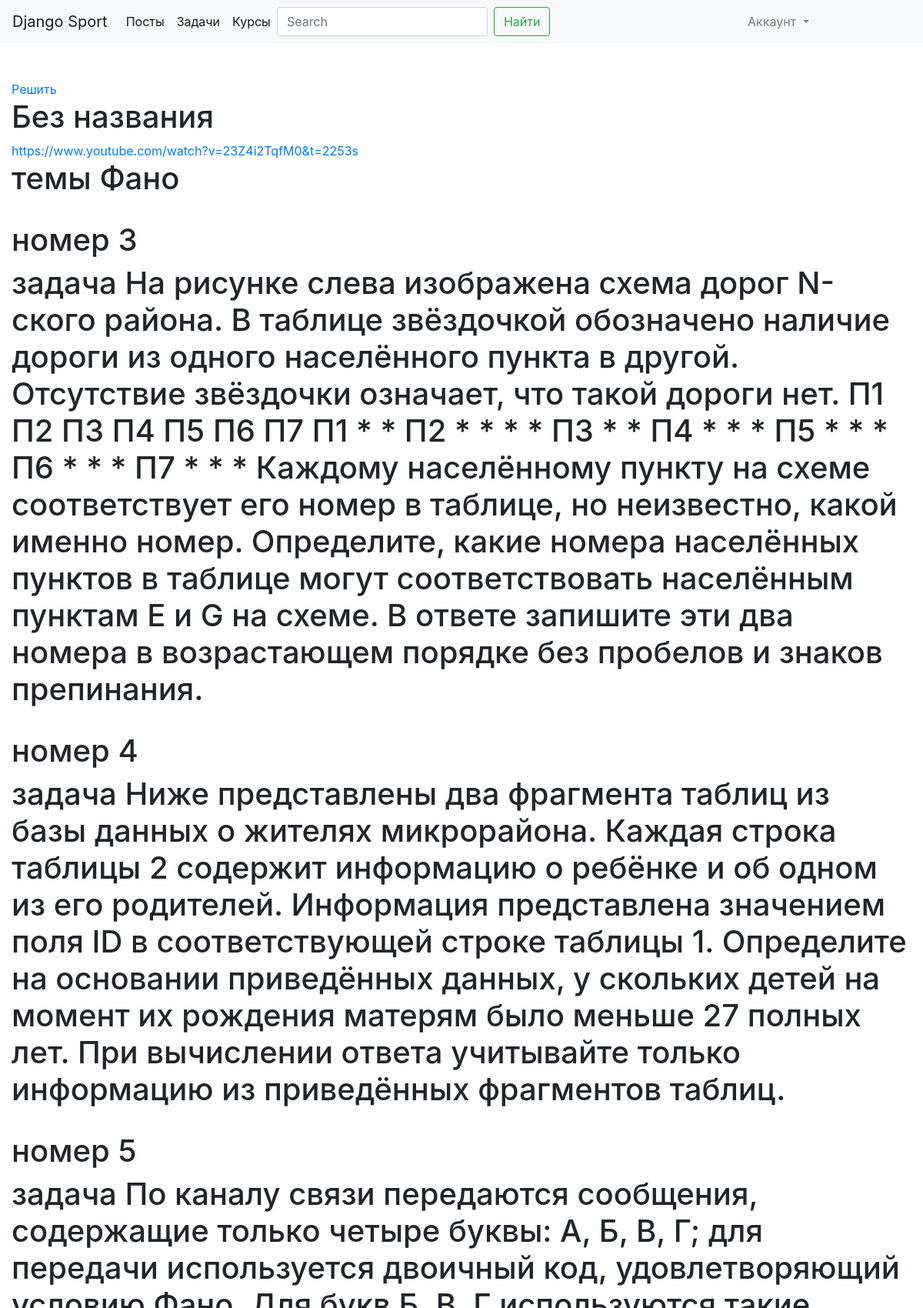
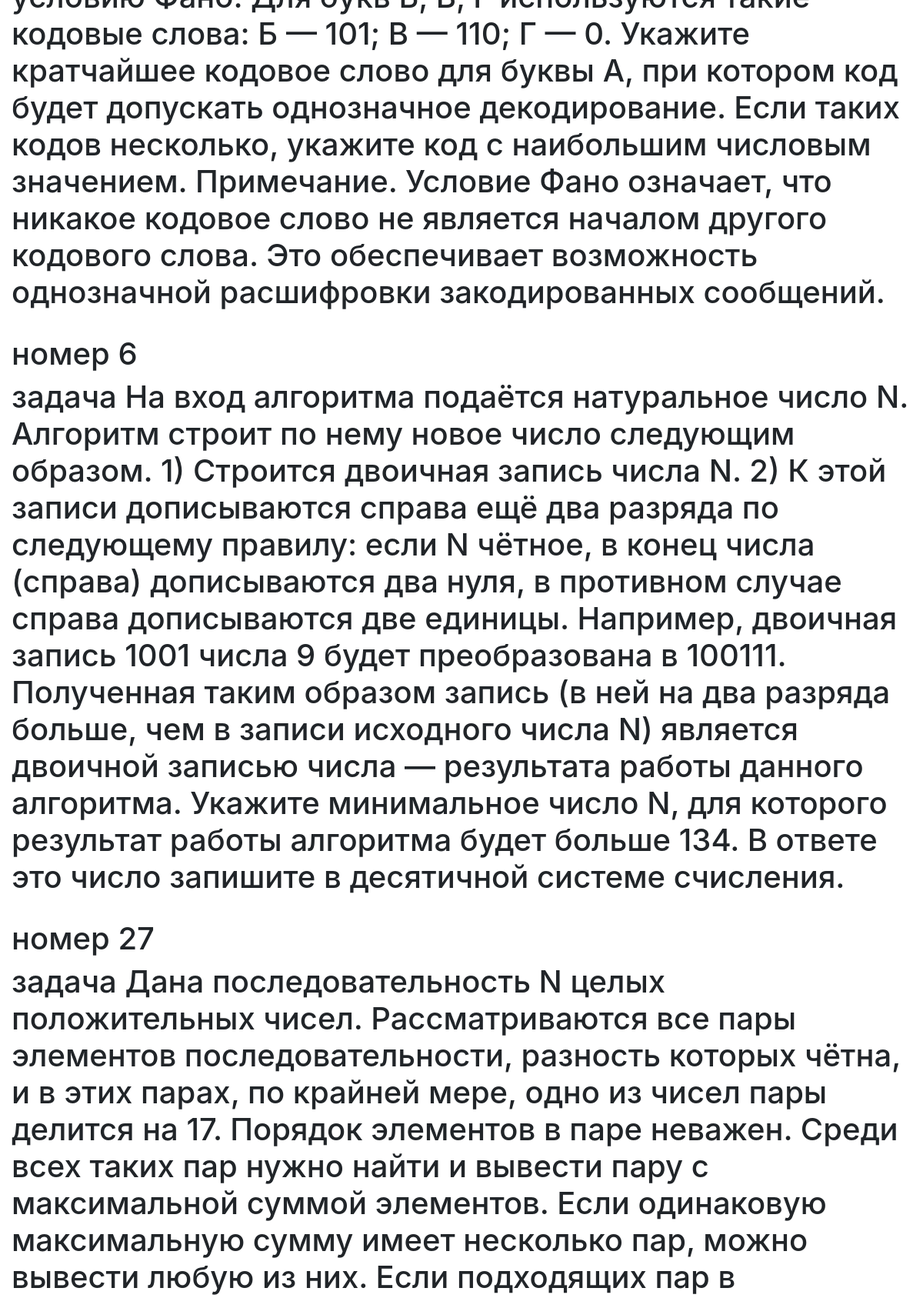
The app's page /lesson/2/ (upper part) with its own data (2 pictures, top to bottom).
### lesson/models.py (models this page shows)
class Lesson(models.Model):
    posts = models.ManyToManyField(Post, null=True)
    video = models.URLField()
    task = models.ManyToManyField(Task1, null=True)
    thema = models.ManyToManyField(Thema,null=True)
    name = models.TextField(default="Без названия")
    user = models.ManyToManyField(User, null=True)

### task/models.py (models this page shows)
class Thema(models.Model):
    class Complexity(models.TextChoices):
        LIGHT = "LIGHT"
        MIDDLE = "MIDDLE"
        HARD = "HARD"
    name = models.TextField()
    complexity = models.CharField(choices=Complexity.choices,default=Complexity.MIDDLE,max_length=255)

class Task1(models.Model):
    class Part(models.TextChoices):
        FIRST = 1
        SECOND = 2
    answer = models.TextField()
    number = models.IntegerField()
    text = models.TextField()
    part = models.CharField(choices=Part.choices,default=Part.FIRST,max_length=255)
    thema = models.ForeignKey(Thema, on_delete=models.SET_NULL, null=True,default=None)

### lesson/views.py (the view)
# urls.py: path('lesson/<int:pk>/', views.LessonDetailView.as_view(), name='lesson_detail'),
class LessonDetailView(DetailView):
    model = Lesson

### templates/lesson/lesson_detail.html (shortened to what this page needs)
{% extends "base.html" %}
{% block content %}
<a href="{% url 'lesson_test' object.id %}">Решить</a>
<h1>{{ object.name }}</h1>
<a href="{{ object.video }}">{{ object.video }}</a>
{% for them in object.thema.all %}
            <br>
            <h1> темы {{ them.name }}</h1>
{% endfor %}
{% for task1 in object.task.all %}
            <br>
            <h1> номер {{ task1.number }}</h1>
                <h1> задача {{ task1.text }}</h1>
{% endfor %}
{% endblock %}

### records on screen
Lesson: name "Без названия", video "https://www.youtube.com/watch?v=23Z4i2TqfM0&t=2253s"
Thema: name "Фано"
Task1: number "3", text "На рисунке слева изображена схема дорог N-ского района. В таблице звёздочкой обозначено наличие дороги из одного населённого пункта в другой. Отсутствие звёздочки означает, что такой дороги нет. П1 П2 П3 П4 П5 П6 П7 П1 * * П2 * * * * П3 * * П4 * * * П5 * * * П6 * * * П7 * * * Каждому населённому пункту на схеме соответствует его номер в таблице, но неизвестно, какой именно номер. Определите, какие номера населённых пунктов в таблице могут соответствовать населённым пунктам E и G на схеме. В ответе запишите эти два номера в возрастающем порядке без пробелов и знаков препинания."
Task1: number "4", text "Ниже представлены два фрагмента таблиц из базы данных о жителях микрорайона. Каждая строка таблицы 2 содержит информацию о ребёнке и об одном из его родителей. Информация представлена значением поля ID в соответствующей строке таблицы 1. Определите на основании приведённых данных, у скольких детей на момент их рождения матерям было меньше 27 полных лет. При вычислении ответа учитывайте только информацию из приведённых фрагментов таблиц."
Task1: number "5", text "По каналу связи передаются сообщения, содержащие только четыре буквы: А, Б, В, Г; для передачи используется двоичный код, удовлетворяющий условию Фано. Для букв Б, В, Г используются такие кодовые слова: Б — 101; В — 110; Г — 0. Укажите кратчайшее кодовое слово для буквы А, при котором код будет допускать однозначное декодирование. Если таких кодов несколько, укажите код с наибольшим числовым значением. Примечание. Условие Фано означает, что никакое кодовое слово не является началом другого кодового слова. Это обеспечивает возможность однозначной расшифровки закодированных сообщений."
Task1: number "6", text "На вход алгоритма подаётся натуральное число N. Алгоритм строит по нему новое число следующим образом. 1) Строится двоичная запись числа N. 2) К этой записи дописываются справа ещё два разряда по следующему правилу: если N чётное, в конец числа (справа) дописываются два нуля, в противном случае справа дописываются две единицы. Например, двоичная запись 1001 числа 9 будет преобразована в 100111. Полученная таким образом запись (в ней на два разряда больше, чем в записи исходного числа N) является двоичной записью числа — результата работы данного алгоритма. Укажите минимальное число N, для которого результат работы алгоритма будет больше 134. В ответе это число запишите в десятичной системе…"
Task1: number "27"
